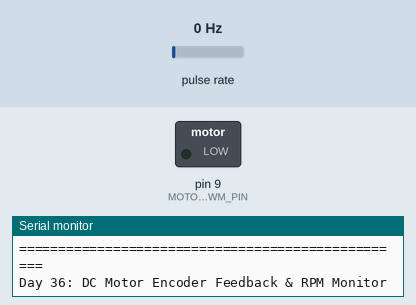
Recording of a sketch running on a simulated Arduino Uno, built with avr-gcc and run on an emulated ATmega328P. Parts: switched loads named in the sketch (green lamp = pin HIGH), the last lines printed to the serial monitor. Wiring (inferred from the names in the program): pulse sensor: data pin 2. The test bench sets the inputs (shaded band); at power-on: pulse rate 0 Hz.

Above: at 0.1 s.
At 4.1 s:
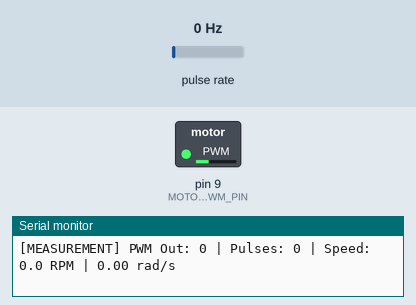
At 12.1 s:
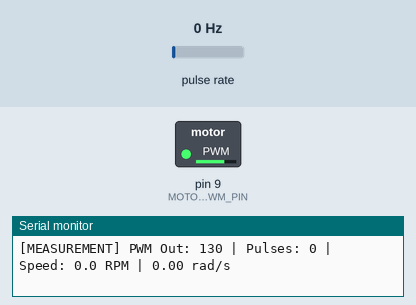
At 36.1 s:
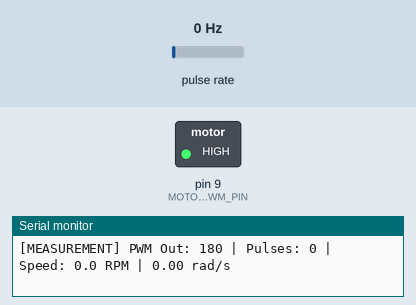
Timing chart, 0 to 37.6 s (numbered marks = the images above):
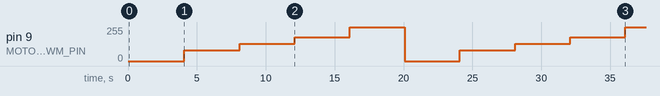

Measured:
- by itself, pin 9 (MOTOR_PWM_PIN): 0/255 → 80/255 at 4.1 s, → 130/255 4.0 s later, → 180/255 4.0 s later, → 255/255 4.0 s later, … (9 changes in this stretch)

The sketch:

Day_36_Motor_Encoder.ino
```cpp
/*
 * 100 Projects with Arduino - Day 36
 * Project: DC Motor Encoder Feedback (Real-Time RPM & Odometry)
 *
 * DESCRIPTION:
 * This project implements a real-time shaft rotation sensor (encoder) feedback loop.
 * To achieve professional robotic sensing and telemetry standards:
 * 1. Interrupt-Driven Pulse Counting: Uses an external hardware interrupt on digital Pin 2
 *    to count rising edges from a single-channel optical or Hall-effect encoder wheel.
 * 2. Fixed-Window RPM Calculation: Implements a non-blocking millis() timer window (e.g., 200ms)
 *    to convert pulse counts into Revolutions Per Minute (RPM) and angular velocity (rad/s).
 * 3. Atomic Register Access: Disables interrupts temporarily during multi-byte variable reads
 *    to prevent "data tearing" corruption from concurrent ISR execution.
 * 4. Active PWM Sweep: Drives a DC motor via a PWM pin, plotting the relationship between control
 * duty cycles and physical output speed (measured RPM).
 *
 * ENCODER & VELOCITY PHYSICS:
 * - Optical Slot Encoders: Contain an infrared LED emitting light toward a photo-transistor
 * receiver, separated by a slotted disk attached to the motor shaft. As the disk spins, slots block
 * and pass the light beam, generating a digital pulse train (HIGH/LOW square wave).
 * - Pulses Per Revolution (PPR): The physical number of slots in the disk (e.g., 20 slots).
 * - RPM Calculation Formula:
 *   If the microchip records 'N' pulses in a time window 'dt' (in milliseconds):
 *     Revolutions = N / PPR
 *     Time in Minutes = dt / 60,000
 *     RPM = (Revolutions) / (Time in Minutes) = (N * 60,000) / (PPR * dt)
 *   For a dt = 200 ms and PPR = 20:
 *     RPM = (N * 60,000) / (20 * 200) = N * 15
 *
 * WIRING:
 * - Encoder Sensor -> Arduino Uno
 *   - VCC -> 5V
 *   - GND -> GND
 *   - OUT -> Pin 2 (Must be Pin 2 or 3 for external interrupts on Uno!)
 * - DC Motor Driver (L298N or single transistor) -> Arduino Uno
 *   - Motor PWM Enable / Transistor Base -> Pin 9 (PWM)
 *   - Motor GND -> Shared Ground
 *   - External Motor Battery -> Driver Power Terminal
 */

// --- PIN DEFINITIONS ---
const int ENCODER_PIN = 2;    // Encoder output signal (Must be Pin 2 or 3)
const int MOTOR_PWM_PIN = 9;  // PWM motor control signal

// --- ENCODER CONFIGURATION ---
const int ENCODER_PPR = 20;  // Pulses Per Revolution of the encoder wheel (e.g., 20 slots)

// --- VOLATILE PULSE COUNT VARIABLES ---
volatile long encoderPulseCount = 0;  // Volatile accumulator incremented inside ISR

// --- TIMING CONFIGURATION ---
unsigned long lastRPMCalculationTime = 0;
const unsigned long calculationWindowMs = 200;  // Recalculate speed every 200ms

// Motor speed sweep timing
unsigned long lastMotorSweepTime = 0;
const unsigned long motorSweepIntervalMs = 4000;  // Advance motor speed every 4 seconds
int motorSpeedIndex = 0;
const int speedSteps[] = {0, 80, 130, 180, 255};  // PWM duty cycles to sweep through
const int numSpeedSteps = sizeof(speedSteps) / sizeof(speedSteps[0]);

// --- TELEMETRY VARIABLES ---
float calculatedRPM = 0.0;
float calculatedRadSec = 0.0;

void setup() {
  Serial.begin(9600);

  Serial.println("==================================================");
  Serial.println("Day 36: DC Motor Encoder Feedback & RPM Monitor");
  Serial.println("==================================================");

  pinMode(ENCODER_PIN, INPUT_PULLUP);  // Use internal pull-up to stabilize pulse transitions
  pinMode(MOTOR_PWM_PIN, OUTPUT);

  // Attach external hardware interrupt 0 (on Pin 2) to trigger on RISING edge
  attachInterrupt(digitalPinToInterrupt(ENCODER_PIN), countPulseISR, RISING);

  // Initialize motor speed
  analogWrite(MOTOR_PWM_PIN, speedSteps[motorSpeedIndex]);

  lastRPMCalculationTime = millis();
  lastMotorSweepTime = millis();
  Serial.println("[SYSTEM] Interrupts configured. Beginning PWM sweeps...");
}

void loop() {
  unsigned long currentMillis = millis();

  // --- 1. NON-BLOCKING RPM AND VELOCITY CALCULATIONS ---
  if (currentMillis - lastRPMCalculationTime >= calculationWindowMs) {
    unsigned long timeElapsed = currentMillis - lastRPMCalculationTime;
    lastRPMCalculationTime = currentMillis;

    // Read and clear the pulse count atomically (disabling interrupts temporarily)
    noInterrupts();
    long pulsesCaptured = encoderPulseCount;
    encoderPulseCount = 0;  // Reset counter for the next window
    interrupts();

    // Calculate shaft RPM: RPM = (Pulses * 60,000) / (PPR * dt)
    calculatedRPM = (float)(pulsesCaptured * 60000.0) / (ENCODER_PPR * timeElapsed);

    // Calculate angular velocity in Radians Per Second: ω = RPM * 2π / 60
    calculatedRadSec = calculatedRPM * (2.0 * PI / 60.0);

    // Print measurements to Serial Monitor
    Serial.print("[MEASUREMENT] PWM Out: ");
    Serial.print(speedSteps[motorSpeedIndex]);
    Serial.print(" | Pulses: ");
    Serial.print(pulsesCaptured);
    Serial.print(" | Speed: ");
    Serial.print(calculatedRPM, 1);
    Serial.print(" RPM | ");
    Serial.print(calculatedRadSec, 2);
    Serial.println(" rad/s");
  }

  // --- 2. MOTOR PWM SPEED STEP CONTROLLER ---
  if (currentMillis - lastMotorSweepTime >= motorSweepIntervalMs) {
    lastMotorSweepTime = currentMillis;

    // Cycle to the next PWM speed step
    motorSpeedIndex = (motorSpeedIndex + 1) % numSpeedSteps;
    analogWrite(MOTOR_PWM_PIN, speedSteps[motorSpeedIndex]);

    Serial.print("\n[COMMAND] -> Transitioned to Motor PWM Duty Cycle: ");
    Serial.print(speedSteps[motorSpeedIndex]);
    Serial.println(" / 255");
  }
}

/**
 * INTERRUPT SERVICE ROUTINE (ISR)
 * Executed instantly on rising edge of Pin 2 pulse.
 * Must remain extremely fast.
 */
void countPulseISR() {
  encoderPulseCount++;
}
```
